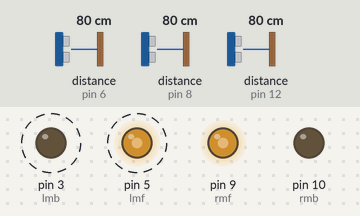
Simulated run of this sketch. Board: Arduino Uno, built with avr-gcc and run on an emulated ATmega328P. Shown: output pins drawn as LEDs (lit = HIGH). Wiring (inferred from the names in the program): 3 × ultrasonic range finder: trigger pin 4, echo pin 8 / trigger pin 7, echo pin 6 / trigger pin 11, echo pin 12. Dashed ring = blinking. The test bench sets the inputs (shaded band); at power-on: distance to the obstacle (sensors on pin 12, pin 8, pin 6) 80 cm. The echo pulse lasts 58.3 µs per cm; pins used as bus, display or sensor lines are not drawn.

Above: at 1.25 s.
1.3 s: distance to the obstacle (sensor on pin 12) set to 54 cm
At 1.51 s:
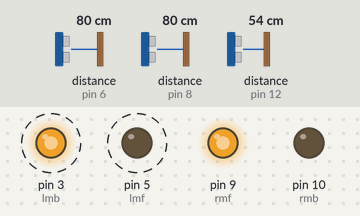
4.3 s: distance to the obstacle (sensor on pin 12) set to 48 cm
At 5.3 s:
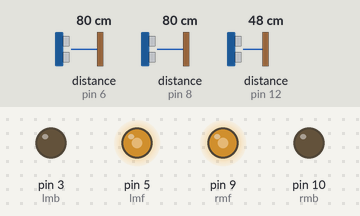
5.8 s: distance to the obstacle (sensor on pin 8) set to 29 cm
7.3 s: distance to the obstacle (sensor on pin 8) set to 23 cm
At 7.35 s:
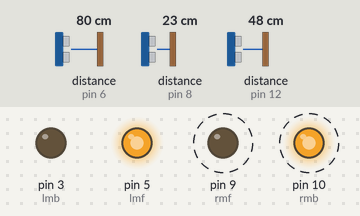
10.3 s: distance to the obstacle (sensor on pin 6) set to 54 cm
13.3 s: distance to the obstacle (sensor on pin 6) set to 46 cm
At 14.7 s:
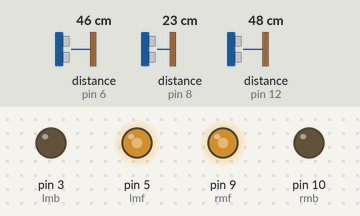
Timing chart, 0 to 15.8 s (numbered marks = the images above; inputs shaded):
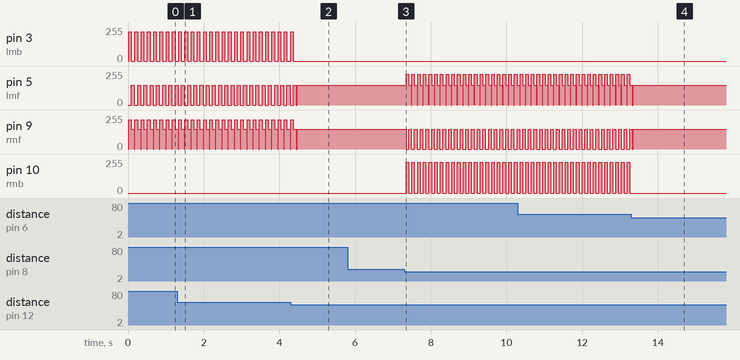

Measured:
- the behaviour switches between 52 and 51 cm on distance to the obstacle (sensor on pin 12) (found by bisection; images 1 and 2)
- the behaviour switches between 26 and 25 cm on distance to the obstacle (sensor on pin 8) (found by bisection; images 2 and 3)
- the behaviour switches between 52 and 51 cm on distance to the obstacle (sensor on pin 6) (found by bisection; images 3 and 4)
- after the input at 4.3 s, pin 3 (lmb): goes on until 4.4 s, then stays 0/255
- after the input at 5.8 s, every drawn part: stays the same
- after the input at 7.3 s, pin 5 (lmf): 150/255 → 230/255 after 0.05 s, then repeats every 0.15 s: 150/255 0.07 s, 0/255 0.01 s, 230/255 0.07 s; pin 9 (rmf): alternates 150/255 for 0.07 s and 0/255 for 0.08 s, starting after 0.05 s; pin 10 (rmb): alternates 230/255 for 0.07 s and 0/255 for 0.08 s, starting after 0.05 s
- after the input at 13.3 s, pin 10 (rmb): stops changing and stays 0/255
- by itself, pin 3 (lmb): alternates 220/255 for 0.07 s and 0/255 for 0.09 s
- by itself, pin 5 (lmf): alternates 150/255 for 0.08 s and 0/255 for 0.08 s

The sketch:

Final.ino
```cpp
const int rmf = 9;                        //Left motor forward
const int rmb = 10;                        //Left motor backward
const int lmf = 5;                       //Right motor forward
const int lmb = 3;                        //Right motor backward
const int trigPin_l = 11;                 //right sensor trigger pin
const int echoPin_l = 12;                //right sensor echo pin
const int trigPin_r = 7;                  //left sensor trigger pin
const int echoPin_r = 6;                 //sraight sensor echo pin
const int trigPin_s = 4;                  //straight sensor trigger pin
const int echoPin_s = 8;                 //left sensor echo pin
long duration_r, cm_r, duration_l, cm_l, duration_s, cm_s;  //establish variables for duration of the ping, and the distance result in cm
int lm_status, rm_status;         //left motor status, right motor status, 0 = none , 1 = forward, -1 = backward

/*const int trigPin= 11;
const int echoPin= 12;

const int trigPin2= 7;
const int echoPin2= 6;
*/
void setup() {
  Serial.begin(9600);
  pinMode(lmf, OUTPUT);
  pinMode(lmb, OUTPUT);
  pinMode(rmf, OUTPUT);
  pinMode(rmb, OUTPUT);
  pinMode(trigPin_l, OUTPUT);
  pinMode(trigPin_s, OUTPUT);
  pinMode(trigPin_r, OUTPUT);
  pinMode(echoPin_l, INPUT);
  pinMode(echoPin_s, INPUT);
  pinMode(echoPin_r, INPUT);
}

void loop() {

  digitalWrite(trigPin_l, LOW);
  delayMicroseconds(2);
  digitalWrite(trigPin_l, HIGH);
  delayMicroseconds(10);
  digitalWrite(trigPin_l, LOW);
  duration_l = pulseIn(echoPin_l, HIGH);
  cm_l = microsecondsToCentimeters(duration_l);
  if(cm_l > 1000){
    cm_l = 0;
  }

  digitalWrite(trigPin_r, LOW);
  delayMicroseconds(2);
  digitalWrite(trigPin_r, HIGH);
  delayMicroseconds(10);
  digitalWrite(trigPin_r, LOW);
  duration_r = pulseIn(echoPin_r, HIGH);
  cm_r = microsecondsToCentimeters(duration_r);
  if(cm_r > 500){
    cm_r = 0;
  }

  digitalWrite(trigPin_s, LOW);
  delayMicroseconds(2);
  digitalWrite(trigPin_s, HIGH);
  delayMicroseconds(10);
  digitalWrite(trigPin_s, LOW);
  duration_s = pulseIn(echoPin_s, HIGH);
  cm_s = microsecondsToCentimeters(duration_s);
  /*if(cm_s > 1000){
    cm_s = 0;
  }*/

  /*Serial.print(cm_l);
  Serial.print("cm , ");
  Serial.print(cm_s);
  Serial.print("cm , ");
  Serial.print(cm_r);
  Serial.println("cm");*/

  if(cm_l > 50){
    /*if(cm_s > 15){
      forward_s(100);
    }*/
    leftTurn(70);
    forward_s(80);
    stopBot();
  }
  else if(cm_s < 25 && cm_r > 50){
    if(cm_s > 25){
      forward_s(80);
    }
    rightTurn(70);
    forward_s(70);
    stopBot();
  }
  else{
    forward();
  }

}

void leftTurn(int time) {
  analogWrite(lmf, 0);
  analogWrite(rmb, 0);
  analogWrite(lmb, 220);
  analogWrite(rmf, 220);
  delay(time);
}

void rightTurn(int time) {
  analogWrite(lmb, 0);
  analogWrite(rmf, 0);
  analogWrite(lmf, 230);
  analogWrite(rmb, 230);
  delay(time);
}

void forward_s(int time){
  analogWrite(lmb, 0);
  analogWrite(rmb, 0);
  analogWrite(lmf, 150);
  analogWrite(rmf, 150);
  delay(time);
}

void forward() {
  digitalWrite(trigPin_s, LOW);
  delayMicroseconds(2);
  digitalWrite(trigPin_s, HIGH);
  delayMicroseconds(10);
  digitalWrite(trigPin_s, LOW);
  duration_s = pulseIn(echoPin_s, HIGH);
  cm_s = microsecondsToCentimeters(duration_s);

  digitalWrite(trigPin_l, LOW);
  delayMicroseconds(2);
  digitalWrite(trigPin_l, HIGH);
  delayMicroseconds(10);
  digitalWrite(trigPin_l, LOW);
  duration_l = pulseIn(echoPin_l, HIGH);
  cm_l = microsecondsToCentimeters(duration_l);
  //Serial.print(cm_l);
  //Serial.print("cm , ");

  digitalWrite(trigPin_r, LOW);
  delayMicroseconds(2);
  digitalWrite(trigPin_r, HIGH);
  delayMicroseconds(10);
  digitalWrite(trigPin_r, LOW);
  duration_r = pulseIn(echoPin_r, HIGH);
  cm_r = microsecondsToCentimeters(duration_r);
  //Serial.print(cm_r);
  //Serial.println("cm");

  if(cm_l > 500){cm_l = 0;}
  if(cm_l < 25){
    rightTurn(30);
  }
  else if(cm_r < 25){
    leftTurn(30);
  }

  analogWrite(lmb, 0);
  analogWrite(rmb, 0);
  analogWrite(lmf, 150);
  analogWrite(rmf, 150);
  delay(50);
}

void stopBot(){
  analogWrite(lmb, 0);
  analogWrite(rmb, 0);
  analogWrite(lmf, 0);
  analogWrite(rmf, 0);
}
long microsecondsToCentimeters(long microseconds){
    return microseconds / 29 / 2;
  }
```
